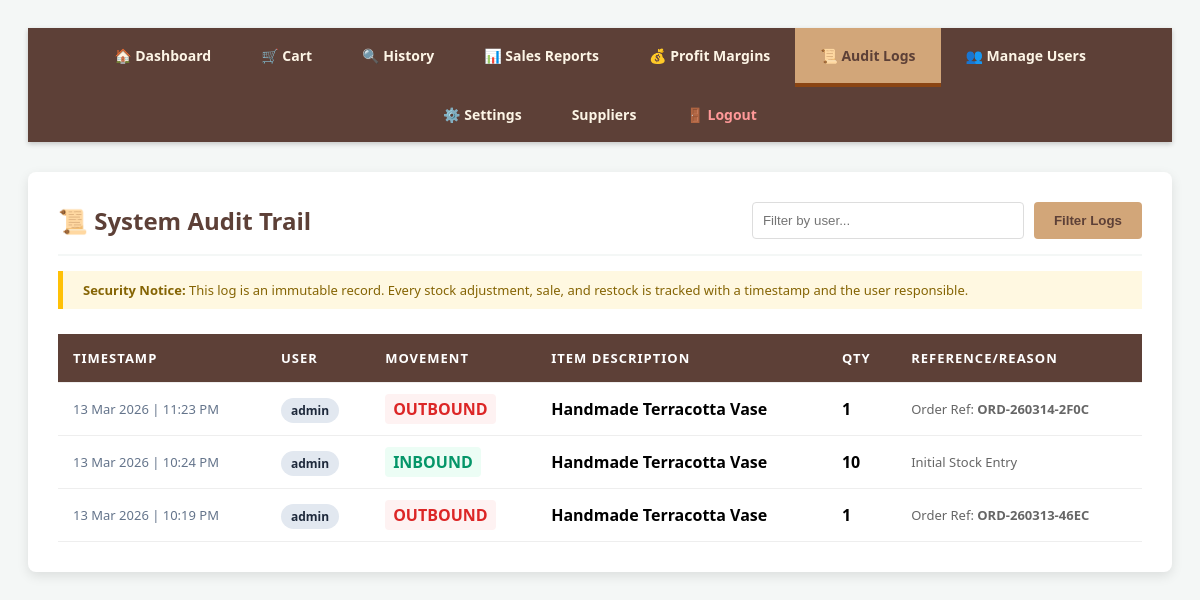
Screenshot of /audit_logs.php (signed in) with the database file from the repository.
### tables this page shows
CREATE TABLE `inventory_logs` (
  `id` int(11) NOT NULL,
  `product_id` int(11) DEFAULT NULL,
  `type` enum('IN','OUT') NOT NULL,
  `quantity` int(11) NOT NULL,
  `reason` varchar(255) DEFAULT NULL,
  `order_id` varchar(100) DEFAULT NULL,
  `performed_by` varchar(50) DEFAULT NULL,
  `date_added` timestamp NOT NULL DEFAULT current_timestamp(),
  `customer_name` varchar(100) DEFAULT NULL,
  `customer_phone` varchar(20) DEFAULT NULL
);

CREATE TABLE `products` (
  `id` int(11) NOT NULL,
  `sku` varchar(50) DEFAULT NULL,
  `item_name` varchar(255) NOT NULL,
  `category` varchar(100) DEFAULT NULL,
  `supplier_id` int(11) DEFAULT NULL,
  `buy_price` decimal(10,2) DEFAULT 0.00,
  `price` decimal(10,2) NOT NULL,
  `stock_quantity` int(11) DEFAULT 0,
  `min_stock_level` int(11) DEFAULT 5,
  `image_path` varchar(255) DEFAULT 'default.png',
  `is_fragile` tinyint(1) DEFAULT 0,
  `created_at` timestamp NOT NULL DEFAULT current_timestamp()
);

### audit_logs.php (the view, shortened to what this page needs)
<?php
include 'db_connect.php';
$admin_filter = mysqli_real_escape_string($conn, $_GET['admin_search'] ?? '');
?>
<!DOCTYPE html>
<html>
<head>
</head>
<body>
<?php include 'navigation.php'; ?>
<div class="log-card">
    <div style="display: flex; justify-content: space-between; align-items: center; border-bottom: 2px solid #f4f7f6; padding-bottom: 15px; margin-bottom: 15px;">
        <h2 style="color: #5d4037; margin: 0;">📜 System Audit Trail</h2>
        <form method="GET" style="display: flex; gap: 10px;">
            <input type="text" name="admin_search" class="search-box" placeholder="Filter by user..." value="<?php echo htmlspecialchars($admin_filter); ?>">
            <button type="submit" class="btn-filter">Filter Logs</button>
        </form>
    </div>
    <div style="background: #fff8e1; border-left: 5px solid #ffc107; padding: 10px 20px; margin-bottom: 25px;">
        <p style="color: #856404; font-size: 13px; margin: 0;">
            <strong>Security Notice:</strong> This log is an immutable record. Every stock adjustment, sale, and restock is tracked with a timestamp and the user responsible.
        </p>
    </div>
    <table>
        <thead>
            <tr>
                <th>Timestamp</th>
                <th>User</th>
                <th>Movement</th>
                <th>Item Description</th>
                <th>Qty</th>
                <th>Reference/Reason</th>
            </tr>
        </thead>
        <tbody>
            <?php
            $query = "SELECT l.*, p.item_name
                      FROM inventory_logs l
                      LEFT JOIN products p ON l.product_id = p.id ";
            $query .= " ORDER BY l.date_added DESC";
            $res = mysqli_query($conn, $query);
            if(mysqli_num_rows($res) > 0) {
                while($row = mysqli_fetch_assoc($res)) {
                    $type_label = ($row['type'] == 'IN') ? 'INBOUND' : 'OUTBOUND';
                    $type_class = ($row['type'] == 'IN') ? 'type-in' : 'type-out';
                    $formatted_date = date('d M Y | h:i A', strtotime($row['date_added']));
                    $item_display = $row['item_name'] ?? "<span style='color:red;'>Deleted Product (ID: {$row['product_id']})</span>";
                    echo "<tr>
                        <td style='font-size: 13px; color: #64748b;'>$formatted_date</td>
                        <td><span class='badge-user'>" . htmlspecialchars($row['performed_by'] ?? 'System') . "</span></td>
                        <td><span class='$type_class'>$type_label</span></td>
                        <td><strong>" . htmlspecialchars($item_display) . "</strong></td>
                        <td><strong>{$row['quantity']}</strong></td>
                        <td style='font-size: 13px; color: #666;'>" .
                            ($row['order_id'] ? "Order Ref: <strong>" . $row['order_id'] . "</strong>" : htmlspecialchars($row['reason'])) .
                        "</td>
                    </tr>";
                }
            } else {
                echo "<tr><td colspan='6' style='text-align:center; padding: 50px; color: #999;'>No history found. Try adjusting your filters.</td></tr>";
            }
            ?>
        </tbody>
    </table>
</div>
</body>
</html>

### navigation.php (shortened to what this page needs)
<?php
$current_page = basename($_SERVER['PHP_SELF']);
$cart_count = isset($_SESSION['cart']) ? count($_SESSION['cart']) : 0;
$role = $_SESSION['role'] ?? 'staff';
?>
<div class="top-nav">
    <div class="nav-list">
        <a href="index.php" class="<?php echo ($current_page == 'index.php') ? 'active' : ''; ?>">🏠 Dashboard</a>
        <a href="cart.php" class="<?php echo ($current_page == 'cart.php') ? 'active' : ''; ?>">
            🛒 Cart <?php if($cart_count > 0): ?><span class="cart-badge"><?php echo $cart_count; ?></span><?php endif; ?>
        </a>
        <a href="customer_history.php">🔍 History</a>
        <a href="reports.php" class="<?php echo ($current_page == 'reports.php') ? 'active' : ''; ?>">📊 Sales Reports</a>
        <a href="margins.php" class="<?php echo ($current_page == 'margins.php') ? 'active' : ''; ?>">💰 Profit Margins</a>
        <?php if($role === 'admin'): ?>
            <a href="audit_logs.php" class="<?php echo ($current_page == 'audit_logs.php') ? 'active' : ''; ?>">📜 Audit Logs</a>
            <a href="manage_users.php" class="<?php echo ($current_page == 'manage_users.php') ? 'active' : ''; ?>">👥 Manage Users</a>
            <a href="settings.php" class="<?php echo ($current_page == 'settings.php') ? 'active' : ''; ?>">⚙️ Settings</a>
            <?php if($role === 'admin'): ?>
    <a href="manage_suppliers.php">Suppliers</a>
    <?php endif; ?>
            <?php endif; ?>
        <a href="logout.php" style="color: #ff9999;">🚪 Logout</a>
    </div>
</div>

### audit_logs.php (style rules this page uses)
body { font-family: 'Segoe UI', Tahoma, Geneva, Verdana, sans-serif; background: #f4f7f6; padding: 20px; }
.log-card { background: white; padding: 30px; border-radius: 8px; box-shadow: 0 4px 12px rgba(0,0,0,0.1); margin: auto; max-width: 1100px; }
table { width: 100%; border-collapse: collapse; margin-top: 20px; }
th, td { border-bottom: 1px solid #eee; padding: 15px; text-align: left; }
th { background: #5d4037; color: white; text-transform: uppercase; font-size: 13px; letter-spacing: 1px; }
.type-in { color: #059669; font-weight: bold; background: #ecfdf5; padding: 4px 8px; border-radius: 4px; }
.type-out { color: #dc2626; font-weight: bold; background: #fef2f2; padding: 4px 8px; border-radius: 4px; }
.badge-user { background: #e2e8f0; color: #1e293b; padding: 4px 10px; border-radius: 20px; font-size: 12px; font-weight: bold; }
.search-box { padding: 10px; width: 250px; border: 1px solid #ddd; border-radius: 4px; }
.btn-filter { padding: 10px 20px; cursor:pointer; background:#d2a679; color:#5d4037; border:none; border-radius:4px; font-weight:bold; transition: 0.3s; }

### navigation.php (style rules this page uses)
.top-nav { background-color: #5d4037; padding: 0; text-align: center; margin-bottom: 30px; box-shadow: 0 2px 5px rgba(0,0,0,0.2); }
.nav-list { list-style: none; margin: 0; padding: 0; display: inline-flex; flex-wrap: wrap; justify-content: center; }
.nav-list a { color: #fdf5e6; padding: 18px 25px; text-decoration: none; font-weight: bold; display: block; transition: 0.3s; font-size: 14px; }
.nav-list a.active { background-color: #d2a679; color: #5d4037; border-bottom: 4px solid #8b4513; }

### rows the page displays
inventory_logs: date_added "13 Mar 2026 | 11:23 PM", performed_by "admin", type "OUTBOUND", product.item_name "Handmade Terracotta Vase", quantity "1", order "ORD-260314-2F0C"
inventory_logs: date_added "13 Mar 2026 | 10:24 PM", performed_by "admin", type "INBOUND", product.item_name "Handmade Terracotta Vase", quantity "10", reason "Initial Stock Entry"
inventory_logs: date_added "13 Mar 2026 | 10:19 PM", performed_by "admin", type "OUTBOUND", product.item_name "Handmade Terracotta Vase", quantity "1", order "ORD-260313-46EC"
